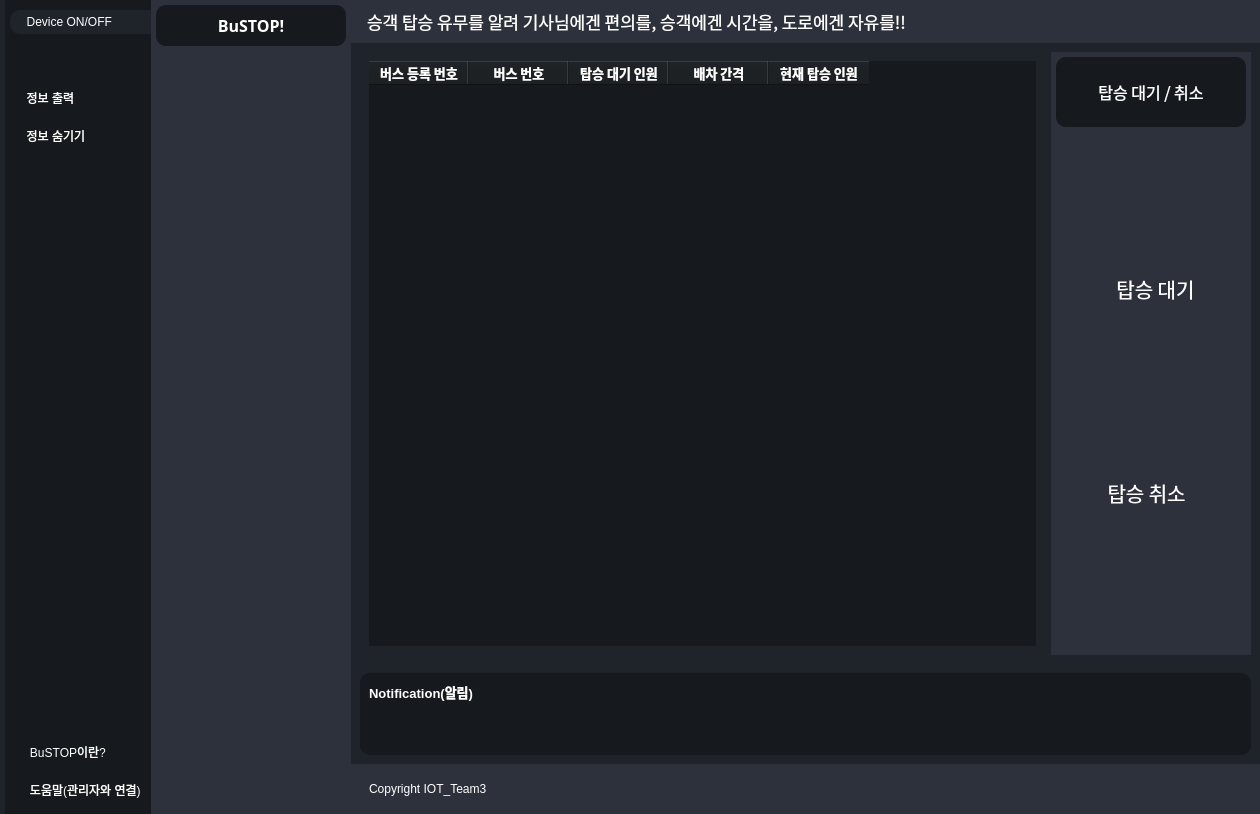
<?xml version="1.0" encoding="UTF-8"?>
<ui version="4.0">
 <class>MainWindow</class>
 <widget class="QMainWindow" name="MainWindow">
  <property name="geometry">
   <rect>
    <x>0</x>
    <y>0</y>
    <width>1260</width>
    <height>814</height>
   </rect>
  </property>
  <property name="windowTitle">
   <string>MainWindow</string>
  </property>
  <property name="styleSheet">
   <string notr="true">*{
	border: none;
	background-color: transparent;
	background: transparent;
	padding: 0;
	margin: 0;
	color: #fff;
}
#centralwidget{
	background-color:#1f232a;
}
#leftMenuSubContainer{
	background-color: #16191d;
}
#leftMenuSubContainer QPushButton{
	text-align: left;
	padding: 5px 10px;
	border-top-left-radius: 10px;
	border-bottom-left-radius: 10px;
}
#centerMenuSubContainer,#rightMenuSubContainer{
	background-color: #2c313c;
}
#frame_4,#frame_8,#popupNotificationSubContainer{
	background-color: #16191d;
	border-radius: 10px;
}
#headerContainer,#footerContainer{
	background-color: #2c313c;
}</string>
  </property>
  <widget class="QWidget" name="centralwidget">
   <layout class="QHBoxLayout" name="horizontalLayout">
    <property name="spacing">
     <number>0</number>
    </property>
    <property name="leftMargin">
     <number>0</number>
    </property>
    <property name="topMargin">
     <number>0</number>
    </property>
    <property name="rightMargin">
     <number>0</number>
    </property>
    <property name="bottomMargin">
     <number>0</number>
    </property>
    <item alignment="Qt::AlignLeft">
     <widget class="QWidget" name="leftMenuContainer" native="true">
      <layout class="QVBoxLayout" name="verticalLayout">
       <property name="spacing">
        <number>0</number>
       </property>
       <property name="leftMargin">
        <number>5</number>
       </property>
       <property name="topMargin">
        <number>0</number>
       </property>
       <property name="rightMargin">
        <number>0</number>
       </property>
       <property name="bottomMargin">
        <number>0</number>
       </property>
       <item alignment="Qt::AlignLeft">
        <widget class="QWidget" name="leftMenuSubContainer" native="true">
         <layout class="QVBoxLayout" name="verticalLayout_2">
          <property name="spacing">
           <number>0</number>
          </property>
          <property name="leftMargin">
           <number>5</number>
          </property>
          <property name="topMargin">
           <number>0</number>
          </property>
          <property name="rightMargin">
           <number>0</number>
          </property>
          <property name="bottomMargin">
           <number>0</number>
          </property>
          <item alignment="Qt::AlignTop">
           <widget class="QFrame" name="frame_2">
            <property name="sizePolicy">
             <sizepolicy hsizetype="Preferred" vsizetype="Preferred">
              <horstretch>0</horstretch>
              <verstretch>0</verstretch>
             </sizepolicy>
            </property>
            <property name="frameShape">
             <enum>QFrame::StyledPanel</enum>
            </property>
            <property name="frameShadow">
             <enum>QFrame::Raised</enum>
            </property>
            <layout class="QVBoxLayout" name="verticalLayout_3">
             <property name="spacing">
              <number>0</number>
             </property>
             <property name="leftMargin">
              <number>0</number>
             </property>
             <property name="topMargin">
              <number>10</number>
             </property>
             <property name="rightMargin">
              <number>0</number>
             </property>
             <property name="bottomMargin">
              <number>0</number>
             </property>
             <item>
              <widget class="QPushButton" name="BtnDeviceOnOff">
               <property name="toolTip">
                <string>Home</string>
               </property>
               <property name="styleSheet">
                <string notr="true">background-color: #1f232a;</string>
               </property>
               <property name="text">
                <string>  Device ON/OFF</string>
               </property>
               <property name="icon">
                <iconset resource="resources.qrc">
                 <normaloff>:/icons/icons/battery-charging.svg</normaloff>:/icons/icons/battery-charging.svg</iconset>
               </property>
               <property name="iconSize">
                <size>
                 <width>24</width>
                 <height>24</height>
                </size>
               </property>
              </widget>
             </item>
             <item>
              <spacer name="verticalSpacer_2">
               <property name="orientation">
                <enum>Qt::Vertical</enum>
               </property>
               <property name="sizeHint" stdset="0">
                <size>
                 <width>20</width>
                 <height>40</height>
                </size>
               </property>
              </spacer>
             </item>
            </layout>
           </widget>
          </item>
          <item>
           <widget class="QFrame" name="frame_12">
            <property name="frameShape">
             <enum>QFrame::StyledPanel</enum>
            </property>
            <property name="frameShadow">
             <enum>QFrame::Raised</enum>
            </property>
            <layout class="QVBoxLayout" name="verticalLayout_14">
             <property name="spacing">
              <number>0</number>
             </property>
             <property name="leftMargin">
              <number>0</number>
             </property>
             <property name="topMargin">
              <number>10</number>
             </property>
             <property name="rightMargin">
              <number>0</number>
             </property>
             <property name="bottomMargin">
              <number>0</number>
             </property>
             <item>
              <widget class="QPushButton" name="BtnSearch">
               <property name="sizePolicy">
                <sizepolicy hsizetype="Minimum" vsizetype="Fixed">
                 <horstretch>0</horstretch>
                 <verstretch>0</verstretch>
                </sizepolicy>
               </property>
               <property name="text">
                <string>  정보 출력</string>
               </property>
               <property name="icon">
                <iconset resource="resources.qrc">
                 <normaloff>:/icons/icons/eye.svg</normaloff>:/icons/icons/eye.svg</iconset>
               </property>
               <property name="iconSize">
                <size>
                 <width>24</width>
                 <height>24</height>
                </size>
               </property>
              </widget>
             </item>
            </layout>
           </widget>
          </item>
          <item>
           <widget class="QFrame" name="frame_13">
            <property name="frameShape">
             <enum>QFrame::StyledPanel</enum>
            </property>
            <property name="frameShadow">
             <enum>QFrame::Raised</enum>
            </property>
            <layout class="QVBoxLayout" name="verticalLayout_21">
             <property name="spacing">
              <number>0</number>
             </property>
             <property name="leftMargin">
              <number>0</number>
             </property>
             <property name="topMargin">
              <number>10</number>
             </property>
             <property name="rightMargin">
              <number>0</number>
             </property>
             <property name="bottomMargin">
              <number>0</number>
             </property>
             <item>
              <widget class="QPushButton" name="BtnHide">
               <property name="sizePolicy">
                <sizepolicy hsizetype="Minimum" vsizetype="Fixed">
                 <horstretch>0</horstretch>
                 <verstretch>0</verstretch>
                </sizepolicy>
               </property>
               <property name="text">
                <string>  정보 숨기기</string>
               </property>
               <property name="icon">
                <iconset resource="resources.qrc">
                 <normaloff>:/icons/icons/eye-off.svg</normaloff>:/icons/icons/eye-off.svg</iconset>
               </property>
               <property name="iconSize">
                <size>
                 <width>24</width>
                 <height>24</height>
                </size>
               </property>
              </widget>
             </item>
            </layout>
           </widget>
          </item>
          <item>
           <spacer name="verticalSpacer">
            <property name="orientation">
             <enum>Qt::Vertical</enum>
            </property>
            <property name="sizeHint" stdset="0">
             <size>
              <width>20</width>
              <height>40</height>
             </size>
            </property>
           </spacer>
          </item>
          <item>
           <widget class="QFrame" name="frame_14">
            <property name="frameShape">
             <enum>QFrame::StyledPanel</enum>
            </property>
            <property name="frameShadow">
             <enum>QFrame::Raised</enum>
            </property>
            <layout class="QHBoxLayout" name="horizontalLayout_13">
             <property name="spacing">
              <number>0</number>
             </property>
             <property name="leftMargin">
              <number>0</number>
             </property>
             <property name="topMargin">
              <number>10</number>
             </property>
             <property name="rightMargin">
              <number>0</number>
             </property>
             <property name="bottomMargin">
              <number>0</number>
             </property>
             <item>
              <widget class="QPushButton" name="BtnInfo">
               <property name="toolTip">
                <string>Information</string>
               </property>
               <property name="text">
                <string>   BuSTOP이란?</string>
               </property>
               <property name="icon">
                <iconset resource="resources.qrc">
                 <normaloff>:/icons/icons/info.svg</normaloff>:/icons/icons/info.svg</iconset>
               </property>
               <property name="iconSize">
                <size>
                 <width>24</width>
                 <height>24</height>
                </size>
               </property>
              </widget>
             </item>
            </layout>
           </widget>
          </item>
          <item alignment="Qt::AlignBottom">
           <widget class="QFrame" name="frame_3">
            <property name="frameShape">
             <enum>QFrame::StyledPanel</enum>
            </property>
            <property name="frameShadow">
             <enum>QFrame::Raised</enum>
            </property>
            <layout class="QVBoxLayout" name="verticalLayout_4">
             <property name="spacing">
              <number>0</number>
             </property>
             <property name="leftMargin">
              <number>0</number>
             </property>
             <property name="topMargin">
              <number>10</number>
             </property>
             <property name="rightMargin">
              <number>0</number>
             </property>
             <property name="bottomMargin">
              <number>10</number>
             </property>
             <item>
              <widget class="QPushButton" name="BtnHelp">
               <property name="toolTip">
                <string>Help</string>
               </property>
               <property name="text">
                <string>   도움말(관리자와 연결)</string>
               </property>
               <property name="icon">
                <iconset resource="resources.qrc">
                 <normaloff>:/icons/icons/help-circle.svg</normaloff>:/icons/icons/help-circle.svg</iconset>
               </property>
               <property name="iconSize">
                <size>
                 <width>24</width>
                 <height>24</height>
                </size>
               </property>
              </widget>
             </item>
            </layout>
           </widget>
          </item>
         </layout>
        </widget>
       </item>
      </layout>
     </widget>
    </item>
    <item>
     <widget class="QWidget" name="centerMenuContainer" native="true">
      <property name="minimumSize">
       <size>
        <width>200</width>
        <height>0</height>
       </size>
      </property>
      <layout class="QVBoxLayout" name="verticalLayout_5">
       <property name="spacing">
        <number>0</number>
       </property>
       <property name="leftMargin">
        <number>0</number>
       </property>
       <property name="topMargin">
        <number>0</number>
       </property>
       <property name="rightMargin">
        <number>0</number>
       </property>
       <property name="bottomMargin">
        <number>0</number>
       </property>
       <item alignment="Qt::AlignLeft">
        <widget class="QWidget" name="centerMenuSubContainer" native="true">
         <property name="minimumSize">
          <size>
           <width>200</width>
           <height>0</height>
          </size>
         </property>
         <layout class="QVBoxLayout" name="verticalLayout_6">
          <property name="spacing">
           <number>5</number>
          </property>
          <property name="leftMargin">
           <number>5</number>
          </property>
          <property name="topMargin">
           <number>5</number>
          </property>
          <property name="rightMargin">
           <number>5</number>
          </property>
          <property name="bottomMargin">
           <number>5</number>
          </property>
          <item>
           <widget class="QFrame" name="frame_4">
            <property name="frameShape">
             <enum>QFrame::StyledPanel</enum>
            </property>
            <property name="frameShadow">
             <enum>QFrame::Raised</enum>
            </property>
            <layout class="QHBoxLayout" name="horizontalLayout_3">
             <item>
              <widget class="QLabel" name="LblLeftPanel">
               <property name="font">
                <font>
                 <family>나눔고딕</family>
                 <pointsize>12</pointsize>
                 <weight>75</weight>
                 <italic>false</italic>
                 <bold>true</bold>
                 <underline>false</underline>
                </font>
               </property>
               <property name="text">
                <string>BuSTOP!</string>
               </property>
               <property name="alignment">
                <set>Qt::AlignCenter</set>
               </property>
              </widget>
             </item>
            </layout>
           </widget>
          </item>
          <item>
           <widget class="QStackedWidget" name="stackedWidget">
            <property name="minimumSize">
             <size>
              <width>0</width>
              <height>0</height>
             </size>
            </property>
            <property name="currentIndex">
             <number>0</number>
            </property>
            <widget class="QWidget" name="page_5">
             <layout class="QVBoxLayout" name="verticalLayout_7">
              <item>
               <widget class="QLabel" name="LblInfor">
                <property name="font">
                 <font>
                  <pointsize>12</pointsize>
                 </font>
                </property>
                <property name="text">
                 <string/>
                </property>
                <property name="alignment">
                 <set>Qt::AlignCenter</set>
                </property>
               </widget>
              </item>
             </layout>
            </widget>
           </widget>
          </item>
         </layout>
        </widget>
       </item>
      </layout>
     </widget>
    </item>
    <item>
     <widget class="QWidget" name="mainBodyContainer" native="true">
      <property name="sizePolicy">
       <sizepolicy hsizetype="Expanding" vsizetype="Preferred">
        <horstretch>0</horstretch>
        <verstretch>0</verstretch>
       </sizepolicy>
      </property>
      <property name="styleSheet">
       <string notr="true"/>
      </property>
      <layout class="QVBoxLayout" name="verticalLayout_10">
       <property name="spacing">
        <number>0</number>
       </property>
       <property name="leftMargin">
        <number>0</number>
       </property>
       <property name="topMargin">
        <number>0</number>
       </property>
       <property name="rightMargin">
        <number>0</number>
       </property>
       <property name="bottomMargin">
        <number>0</number>
       </property>
       <item alignment="Qt::AlignTop">
        <widget class="QWidget" name="headerContainer" native="true">
         <layout class="QHBoxLayout" name="horizontalLayout_5">
          <item alignment="Qt::AlignLeft">
           <widget class="QFrame" name="frame_5">
            <property name="frameShape">
             <enum>QFrame::StyledPanel</enum>
            </property>
            <property name="frameShadow">
             <enum>QFrame::Raised</enum>
            </property>
            <layout class="QHBoxLayout" name="horizontalLayout_7">
             <property name="spacing">
              <number>0</number>
             </property>
             <property name="leftMargin">
              <number>0</number>
             </property>
             <property name="topMargin">
              <number>0</number>
             </property>
             <property name="rightMargin">
              <number>0</number>
             </property>
             <property name="bottomMargin">
              <number>0</number>
             </property>
             <item>
              <widget class="QLabel" name="label_5">
               <property name="text">
                <string/>
               </property>
               <property name="pixmap">
                <pixmap>:/images/bustopimage.png</pixmap>
               </property>
               <property name="scaledContents">
                <bool>true</bool>
               </property>
              </widget>
             </item>
             <item>
              <widget class="QLabel" name="LblTopPanel">
               <property name="font">
                <font>
                 <family>나눔고딕</family>
                 <pointsize>13</pointsize>
                 <weight>50</weight>
                 <bold>false</bold>
                </font>
               </property>
               <property name="text">
                <string>승객 탑승 유무를 알려 기사님에겐 편의를, 승객에겐 시간을, 도로에겐 자유를!!</string>
               </property>
              </widget>
             </item>
            </layout>
           </widget>
          </item>
          <item alignment="Qt::AlignHCenter">
           <widget class="QFrame" name="frame_6">
            <property name="frameShape">
             <enum>QFrame::StyledPanel</enum>
            </property>
            <property name="frameShadow">
             <enum>QFrame::Raised</enum>
            </property>
            <layout class="QHBoxLayout" name="horizontalLayout_6">
             <property name="spacing">
              <number>0</number>
             </property>
             <property name="leftMargin">
              <number>0</number>
             </property>
             <property name="topMargin">
              <number>0</number>
             </property>
             <property name="rightMargin">
              <number>0</number>
             </property>
             <property name="bottomMargin">
              <number>0</number>
             </property>
            </layout>
           </widget>
          </item>
          <item alignment="Qt::AlignRight">
           <widget class="QFrame" name="frame_7">
            <property name="frameShape">
             <enum>QFrame::StyledPanel</enum>
            </property>
            <property name="frameShadow">
             <enum>QFrame::Raised</enum>
            </property>
            <layout class="QHBoxLayout" name="horizontalLayout_4">
             <property name="spacing">
              <number>0</number>
             </property>
             <property name="leftMargin">
              <number>0</number>
             </property>
             <property name="topMargin">
              <number>0</number>
             </property>
             <property name="rightMargin">
              <number>0</number>
             </property>
             <property name="bottomMargin">
              <number>0</number>
             </property>
            </layout>
           </widget>
          </item>
         </layout>
        </widget>
       </item>
       <item>
        <widget class="QWidget" name="mainBodyContent" native="true">
         <property name="sizePolicy">
          <sizepolicy hsizetype="Preferred" vsizetype="Expanding">
           <horstretch>0</horstretch>
           <verstretch>0</verstretch>
          </sizepolicy>
         </property>
         <layout class="QHBoxLayout" name="horizontalLayout_8">
          <item>
           <widget class="QWidget" name="mainContentsContainer" native="true">
            <layout class="QVBoxLayout" name="verticalLayout_15">
             <item>
              <widget class="QTableWidget" name="BusInfor">
               <property name="palette">
                <palette>
                 <active>
                  <colorrole role="WindowText">
                   <brush brushstyle="SolidPattern">
                    <color alpha="255">
                     <red>255</red>
                     <green>255</green>
                     <blue>255</blue>
                    </color>
                   </brush>
                  </colorrole>
                  <colorrole role="Button">
                   <brush brushstyle="SolidPattern">
                    <color alpha="255">
                     <red>22</red>
                     <green>25</green>
                     <blue>29</blue>
                    </color>
                   </brush>
                  </colorrole>
                  <colorrole role="Text">
                   <brush brushstyle="SolidPattern">
                    <color alpha="255">
                     <red>255</red>
                     <green>255</green>
                     <blue>255</blue>
                    </color>
                   </brush>
                  </colorrole>
                  <colorrole role="ButtonText">
                   <brush brushstyle="SolidPattern">
                    <color alpha="255">
                     <red>255</red>
                     <green>255</green>
                     <blue>255</blue>
                    </color>
                   </brush>
                  </colorrole>
                  <colorrole role="Base">
                   <brush brushstyle="SolidPattern">
                    <color alpha="255">
                     <red>22</red>
                     <green>25</green>
                     <blue>29</blue>
                    </color>
                   </brush>
                  </colorrole>
                  <colorrole role="Window">
                   <brush brushstyle="SolidPattern">
                    <color alpha="255">
                     <red>22</red>
                     <green>25</green>
                     <blue>29</blue>
                    </color>
                   </brush>
                  </colorrole>
                  <colorrole role="Highlight">
                   <brush brushstyle="SolidPattern">
                    <color alpha="255">
                     <red>255</red>
                     <green>255</green>
                     <blue>255</blue>
                    </color>
                   </brush>
                  </colorrole>
                  <colorrole role="HighlightedText">
                   <brush brushstyle="SolidPattern">
                    <color alpha="255">
                     <red>0</red>
                     <green>0</green>
                     <blue>0</blue>
                    </color>
                   </brush>
                  </colorrole>
                  <colorrole role="PlaceholderText">
                   <brush brushstyle="NoBrush">
                    <color alpha="128">
                     <red>255</red>
                     <green>255</green>
                     <blue>255</blue>
                    </color>
                   </brush>
                  </colorrole>
                 </active>
                 <inactive>
                  <colorrole role="WindowText">
                   <brush brushstyle="SolidPattern">
                    <color alpha="255">
                     <red>255</red>
                     <green>255</green>
                     <blue>255</blue>
                    </color>
                   </brush>
                  </colorrole>
                  <colorrole role="Button">
                   <brush brushstyle="SolidPattern">
                    <color alpha="255">
                     <red>22</red>
                     <green>25</green>
                     <blue>29</blue>
                    </color>
                   </brush>
                  </colorrole>
                  <colorrole role="Text">
                   <brush brushstyle="SolidPattern">
                    <color alpha="255">
                     <red>255</red>
                     <green>255</green>
                     <blue>255</blue>
                    </color>
                   </brush>
                  </colorrole>
                  <colorrole role="ButtonText">
                   <brush brushstyle="SolidPattern">
                    <color alpha="255">
                     <red>255</red>
                     <green>255</green>
                     <blue>255</blue>
                    </color>
                   </brush>
                  </colorrole>
                  <colorrole role="Base">
                   <brush brushstyle="SolidPattern">
                    <color alpha="255">
                     <red>22</red>
                     <green>25</green>
                     <blue>29</blue>
                    </color>
                   </brush>
                  </colorrole>
                  <colorrole role="Window">
                   <brush brushstyle="SolidPattern">
                    <color alpha="255">
                     <red>22</red>
                     <green>25</green>
                     <blue>29</blue>
                    </color>
                   </brush>
                  </colorrole>
                  <colorrole role="Highlight">
                   <brush brushstyle="SolidPattern">
                    <color alpha="255">
                     <red>255</red>
                     <green>255</green>
                     <blue>255</blue>
                    </color>
                   </brush>
                  </colorrole>
                  <colorrole role="HighlightedText">
                   <brush brushstyle="SolidPattern">
                    <color alpha="255">
                     <red>0</red>
                     <green>0</green>
                     <blue>0</blue>
                    </color>
                   </brush>
                  </colorrole>
                  <colorrole role="PlaceholderText">
                   <brush brushstyle="NoBrush">
                    <color alpha="128">
                     <red>255</red>
                     <green>255</green>
                     <blue>255</blue>
                    </color>
                   </brush>
                  </colorrole>
                 </inactive>
                 <disabled>
                  <colorrole role="WindowText">
                   <brush brushstyle="SolidPattern">
                    <color alpha="255">
                     <red>255</red>
                     <green>255</green>
                     <blue>255</blue>
                    </color>
                   </brush>
                  </colorrole>
                  <colorrole role="Button">
                   <brush brushstyle="SolidPattern">
                    <color alpha="255">
                     <red>22</red>
                     <green>25</green>
                     <blue>29</blue>
                    </color>
                   </brush>
                  </colorrole>
                  <colorrole role="Text">
                   <brush brushstyle="SolidPattern">
                    <color alpha="255">
                     <red>255</red>
                     <green>255</green>
                     <blue>255</blue>
                    </color>
                   </brush>
                  </colorrole>
                  <colorrole role="ButtonText">
                   <brush brushstyle="SolidPattern">
                    <color alpha="255">
                     <red>255</red>
                     <green>255</green>
                     <blue>255</blue>
                    </color>
                   </brush>
                  </colorrole>
                  <colorrole role="Base">
                   <brush brushstyle="SolidPattern">
                    <color alpha="255">
                     <red>22</red>
                     <green>25</green>
                     <blue>29</blue>
                    </color>
                   </brush>
                  </colorrole>
                  <colorrole role="Window">
                   <brush brushstyle="SolidPattern">
                    <color alpha="255">
                     <red>22</red>
                     <green>25</green>
                     <blue>29</blue>
                    </color>
                   </brush>
                  </colorrole>
                  <colorrole role="Highlight">
                   <brush brushstyle="SolidPattern">
                    <color alpha="255">
                     <red>0</red>
                     <green>120</green>
                     <blue>215</blue>
                    </color>
                   </brush>
                  </colorrole>
                  <colorrole role="HighlightedText">
                   <brush brushstyle="SolidPattern">
                    <color alpha="255">
                     <red>0</red>
                     <green>0</green>
                     <blue>0</blue>
                    </color>
                   </brush>
                  </colorrole>
                  <colorrole role="PlaceholderText">
                   <brush brushstyle="NoBrush">
                    <color alpha="128">
                     <red>255</red>
                     <green>255</green>
                     <blue>255</blue>
                    </color>
                   </brush>
                  </colorrole>
                 </disabled>
                </palette>
               </property>
               <property name="font">
                <font>
                 <pointsize>9</pointsize>
                </font>
               </property>
               <property name="styleSheet">
                <string notr="true">background-color: #16191d;</string>
               </property>
               <property name="sizeAdjustPolicy">
                <enum>QAbstractScrollArea::AdjustIgnored</enum>
               </property>
               <property name="dragEnabled">
                <bool>true</bool>
               </property>
               <property name="selectionMode">
                <enum>QAbstractItemView::SingleSelection</enum>
               </property>
               <property name="selectionBehavior">
                <enum>QAbstractItemView::SelectRows</enum>
               </property>
               <property name="verticalScrollMode">
                <enum>QAbstractItemView::ScrollPerPixel</enum>
               </property>
               <property name="horizontalScrollMode">
                <enum>QAbstractItemView::ScrollPerPixel</enum>
               </property>
               <property name="showGrid">
                <bool>true</bool>
               </property>
               <property name="gridStyle">
                <enum>Qt::CustomDashLine</enum>
               </property>
               <property name="sortingEnabled">
                <bool>false</bool>
               </property>
               <property name="rowCount">
                <number>0</number>
               </property>
               <property name="columnCount">
                <number>5</number>
               </property>
               <attribute name="verticalHeaderVisible">
                <bool>false</bool>
               </attribute>
               <column>
                <property name="text">
                 <string>버스 등록 번호</string>
                </property>
                <property name="font">
                 <font>
                  <family>나눔고딕</family>
                  <pointsize>10</pointsize>
                  <weight>75</weight>
                  <bold>true</bold>
                 </font>
                </property>
                <property name="textAlignment">
                 <set>AlignCenter</set>
                </property>
                <property name="background">
                 <color>
                  <red>255</red>
                  <green>255</green>
                  <blue>255</blue>
                 </color>
                </property>
               </column>
               <column>
                <property name="text">
                 <string>버스 번호</string>
                </property>
                <property name="font">
                 <font>
                  <family>나눔고딕</family>
                  <pointsize>10</pointsize>
                  <weight>75</weight>
                  <bold>true</bold>
                 </font>
                </property>
                <property name="textAlignment">
                 <set>AlignCenter</set>
                </property>
                <property name="background">
                 <color>
                  <red>255</red>
                  <green>255</green>
                  <blue>255</blue>
                 </color>
                </property>
               </column>
               <column>
                <property name="text">
                 <string>탑승 대기 인원</string>
                </property>
                <property name="font">
                 <font>
                  <family>나눔고딕</family>
                  <pointsize>10</pointsize>
                  <weight>75</weight>
                  <bold>true</bold>
                 </font>
                </property>
                <property name="textAlignment">
                 <set>AlignCenter</set>
                </property>
                <property name="background">
                 <color>
                  <red>255</red>
                  <green>255</green>
                  <blue>255</blue>
                 </color>
                </property>
               </column>
               <column>
                <property name="text">
                 <string>배차 간격</string>
                </property>
                <property name="font">
                 <font>
                  <family>나눔고딕</family>
                  <pointsize>10</pointsize>
                  <weight>75</weight>
                  <bold>true</bold>
                 </font>
                </property>
                <property name="textAlignment">
                 <set>AlignCenter</set>
                </property>
                <property name="background">
                 <color>
                  <red>255</red>
                  <green>255</green>
                  <blue>255</blue>
                 </color>
                </property>
                <property name="foreground">
                 <brush brushstyle="NoBrush">
                  <color alpha="255">
                   <red>0</red>
                   <green>0</green>
                   <blue>0</blue>
                  </color>
                 </brush>
                </property>
               </column>
               <column>
                <property name="text">
                 <string>현재 탑승 인원</string>
                </property>
                <property name="font">
                 <font>
                  <family>나눔고딕</family>
                  <pointsize>10</pointsize>
                  <weight>75</weight>
                  <bold>true</bold>
                 </font>
                </property>
                <property name="textAlignment">
                 <set>AlignCenter</set>
                </property>
               </column>
              </widget>
             </item>
            </layout>
           </widget>
          </item>
          <item alignment="Qt::AlignRight">
           <widget class="QWidget" name="rightMenuContainer" native="true">
            <property name="minimumSize">
             <size>
              <width>200</width>
              <height>0</height>
             </size>
            </property>
            <layout class="QVBoxLayout" name="verticalLayout_11">
             <property name="spacing">
              <number>0</number>
             </property>
             <property name="leftMargin">
              <number>0</number>
             </property>
             <property name="topMargin">
              <number>0</number>
             </property>
             <property name="rightMargin">
              <number>0</number>
             </property>
             <property name="bottomMargin">
              <number>0</number>
             </property>
             <item>
              <widget class="QWidget" name="rightMenuSubContainer" native="true">
               <layout class="QVBoxLayout" name="verticalLayout_12">
                <property name="spacing">
                 <number>5</number>
                </property>
                <property name="leftMargin">
                 <number>5</number>
                </property>
                <property name="topMargin">
                 <number>5</number>
                </property>
                <property name="rightMargin">
                 <number>5</number>
                </property>
                <property name="bottomMargin">
                 <number>5</number>
                </property>
                <item>
                 <widget class="QFrame" name="frame_8">
                  <property name="minimumSize">
                   <size>
                    <width>50</width>
                    <height>70</height>
                   </size>
                  </property>
                  <property name="maximumSize">
                   <size>
                    <width>300</width>
                    <height>70</height>
                   </size>
                  </property>
                  <property name="frameShape">
                   <enum>QFrame::StyledPanel</enum>
                  </property>
                  <property name="frameShadow">
                   <enum>QFrame::Raised</enum>
                  </property>
                  <layout class="QHBoxLayout" name="horizontalLayout_9">
                   <item>
                    <widget class="QLabel" name="LblRightPanel">
                     <property name="font">
                      <font>
                       <family>나눔고딕</family>
                       <pointsize>12</pointsize>
                       <weight>50</weight>
                       <bold>false</bold>
                      </font>
                     </property>
                     <property name="text">
                      <string>탑승 대기 / 취소</string>
                     </property>
                     <property name="alignment">
                      <set>Qt::AlignCenter</set>
                     </property>
                    </widget>
                   </item>
                  </layout>
                 </widget>
                </item>
                <item>
                 <widget class="QFrame" name="frame_11">
                  <property name="frameShape">
                   <enum>QFrame::StyledPanel</enum>
                  </property>
                  <property name="frameShadow">
                   <enum>QFrame::Raised</enum>
                  </property>
                  <layout class="QVBoxLayout" name="verticalLayout_13">
                   <item>
                    <widget class="QPushButton" name="BtnAddCnt">
                     <property name="minimumSize">
                      <size>
                       <width>0</width>
                       <height>100</height>
                      </size>
                     </property>
                     <property name="font">
                      <font>
                       <family>나눔고딕</family>
                       <pointsize>15</pointsize>
                      </font>
                     </property>
                     <property name="text">
                      <string>  탑승 대기</string>
                     </property>
                     <property name="icon">
                      <iconset resource="resources.qrc">
                       <normaloff>:/icons/icons/log-in.svg</normaloff>:/icons/icons/log-in.svg</iconset>
                     </property>
                     <property name="iconSize">
                      <size>
                       <width>24</width>
                       <height>24</height>
                      </size>
                     </property>
                    </widget>
                   </item>
                   <item>
                    <widget class="QPushButton" name="BtnMinusCnt">
                     <property name="minimumSize">
                      <size>
                       <width>0</width>
                       <height>100</height>
                      </size>
                     </property>
                     <property name="font">
                      <font>
                       <family>나눔고딕</family>
                       <pointsize>15</pointsize>
                      </font>
                     </property>
                     <property name="layoutDirection">
                      <enum>Qt::RightToLeft</enum>
                     </property>
                     <property name="autoFillBackground">
                      <bool>false</bool>
                     </property>
                     <property name="text">
                      <string>탑승 취소  </string>
                     </property>
                     <property name="icon">
                      <iconset resource="resources.qrc">
                       <normaloff>:/icons/icons/log-out.svg</normaloff>:/icons/icons/log-out.svg</iconset>
                     </property>
                     <property name="iconSize">
                      <size>
                       <width>24</width>
                       <height>24</height>
                      </size>
                     </property>
                     <property name="checkable">
                      <bool>false</bool>
                     </property>
                    </widget>
                   </item>
                  </layout>
                 </widget>
                </item>
               </layout>
              </widget>
             </item>
            </layout>
           </widget>
          </item>
         </layout>
        </widget>
       </item>
       <item>
        <widget class="QWidget" name="popupNotificationContainer" native="true">
         <layout class="QVBoxLayout" name="verticalLayout_19">
          <item>
           <widget class="QWidget" name="popupNotificationSubContainer" native="true">
            <layout class="QVBoxLayout" name="verticalLayout_20">
             <item>
              <widget class="QLabel" name="LblBottomPanel">
               <property name="font">
                <font>
                 <pointsize>10</pointsize>
                 <weight>75</weight>
                 <bold>true</bold>
                </font>
               </property>
               <property name="text">
                <string>Notification(알림)</string>
               </property>
              </widget>
             </item>
             <item>
              <widget class="QFrame" name="frame_9">
               <property name="frameShape">
                <enum>QFrame::StyledPanel</enum>
               </property>
               <property name="frameShadow">
                <enum>QFrame::Raised</enum>
               </property>
               <layout class="QHBoxLayout" name="horizontalLayout_10">
                <item>
                 <widget class="QLabel" name="LblNotification">
                  <property name="sizePolicy">
                   <sizepolicy hsizetype="Expanding" vsizetype="Preferred">
                    <horstretch>0</horstretch>
                    <verstretch>0</verstretch>
                   </sizepolicy>
                  </property>
                  <property name="font">
                   <font>
                    <pointsize>13</pointsize>
                    <weight>50</weight>
                    <bold>false</bold>
                   </font>
                  </property>
                  <property name="text">
                   <string/>
                  </property>
                  <property name="alignment">
                   <set>Qt::AlignCenter</set>
                  </property>
                 </widget>
                </item>
                <item alignment="Qt::AlignRight">
                 <widget class="QPushButton" name="BtnClearNote">
                  <property name="toolTip">
                   <string>Close notification</string>
                  </property>
                  <property name="text">
                   <string/>
                  </property>
                  <property name="icon">
                   <iconset resource="resources.qrc">
                    <normaloff>:/icons/icons/x-octagon.svg</normaloff>:/icons/icons/x-octagon.svg</iconset>
                  </property>
                  <property name="iconSize">
                   <size>
                    <width>24</width>
                    <height>24</height>
                   </size>
                  </property>
                 </widget>
                </item>
               </layout>
              </widget>
             </item>
            </layout>
           </widget>
          </item>
         </layout>
        </widget>
       </item>
       <item>
        <widget class="QWidget" name="footerContainer" native="true">
         <layout class="QHBoxLayout" name="horizontalLayout_11">
          <item>
           <widget class="QFrame" name="frame_10">
            <property name="frameShape">
             <enum>QFrame::StyledPanel</enum>
            </property>
            <property name="frameShadow">
             <enum>QFrame::Raised</enum>
            </property>
            <layout class="QHBoxLayout" name="horizontalLayout_12">
             <item>
              <widget class="QLabel" name="LblStatusBar">
               <property name="text">
                <string>Copyright IOT_Team3</string>
               </property>
              </widget>
             </item>
            </layout>
           </widget>
          </item>
         </layout>
        </widget>
       </item>
      </layout>
     </widget>
    </item>
   </layout>
  </widget>
 </widget>
 <resources>
  <include location="resources.qrc"/>
 </resources>
 <connections/>
</ui>
